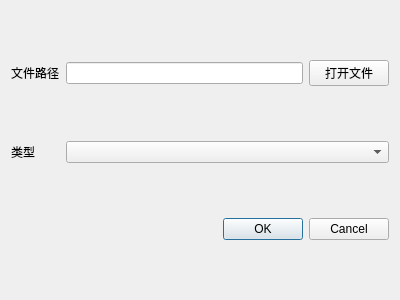
<?xml version="1.0" encoding="UTF-8"?>
<ui version="4.0">
 <class>ImportNoteDialog</class>
 <widget class="QDialog" name="ImportNoteDialog">
  <property name="geometry">
   <rect>
    <x>0</x>
    <y>0</y>
    <width>400</width>
    <height>300</height>
   </rect>
  </property>
  <property name="windowTitle">
   <string>导入日记</string>
  </property>
  <layout class="QGridLayout" name="gridLayout">
   <item row="2" column="0" colspan="3">
    <widget class="QDialogButtonBox" name="buttonBox">
     <property name="orientation">
      <enum>Qt::Horizontal</enum>
     </property>
     <property name="standardButtons">
      <set>QDialogButtonBox::Cancel|QDialogButtonBox::Ok</set>
     </property>
    </widget>
   </item>
   <item row="0" column="2">
    <widget class="QPushButton" name="pushButton">
     <property name="text">
      <string>打开文件</string>
     </property>
    </widget>
   </item>
   <item row="0" column="1">
    <widget class="QLineEdit" name="lineEdit"/>
   </item>
   <item row="0" column="0">
    <widget class="QLabel" name="label">
     <property name="text">
      <string>文件路径</string>
     </property>
    </widget>
   </item>
   <item row="1" column="0">
    <widget class="QLabel" name="label_2">
     <property name="text">
      <string>类型</string>
     </property>
    </widget>
   </item>
   <item row="1" column="1" colspan="2">
    <widget class="QComboBox" name="comboBox"/>
   </item>
  </layout>
 </widget>
 <resources/>
 <connections>
  <connection>
   <sender>buttonBox</sender>
   <signal>accepted()</signal>
   <receiver>ImportNoteDialog</receiver>
   <slot>accept()</slot>
   <hints>
    <hint type="sourcelabel">
     <x>248</x>
     <y>254</y>
    </hint>
    <hint type="destinationlabel">
     <x>157</x>
     <y>274</y>
    </hint>
   </hints>
  </connection>
  <connection>
   <sender>buttonBox</sender>
   <signal>rejected()</signal>
   <receiver>ImportNoteDialog</receiver>
   <slot>reject()</slot>
   <hints>
    <hint type="sourcelabel">
     <x>316</x>
     <y>260</y>
    </hint>
    <hint type="destinationlabel">
     <x>286</x>
     <y>274</y>
    </hint>
   </hints>
  </connection>
 </connections>
</ui>
